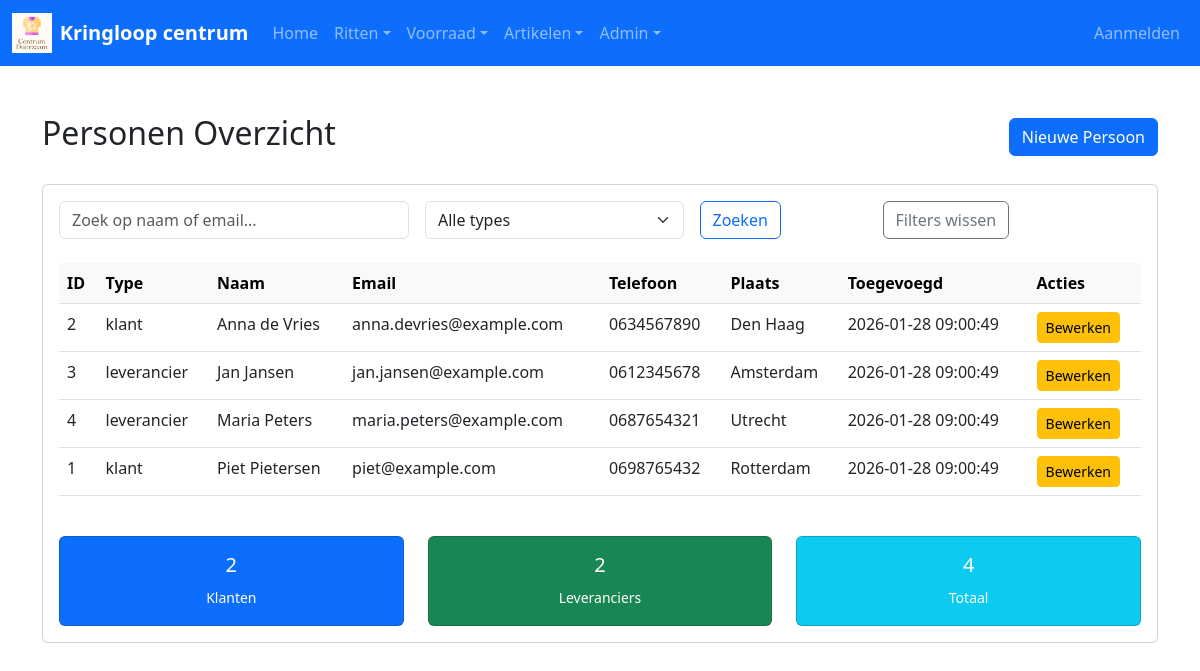
/admin/list_personen.php, run on the app's committed database.
### tables this page shows
CREATE TABLE `personen` (
  `id` int NOT NULL,
  `type` enum('klant','leverancier') NOT NULL DEFAULT 'klant',
  `voornaam` varchar(100) NOT NULL,
  `achternaam` varchar(100) NOT NULL,
  `adres` varchar(255) NOT NULL,
  `plaats` varchar(100) NOT NULL,
  `postcode` varchar(10) NOT NULL,
  `email` varchar(255) NOT NULL,
  `telefoon` varchar(20) NOT NULL,
  `geboortedatum` date DEFAULT NULL,
  `datum_ingevoerd` datetime DEFAULT CURRENT_TIMESTAMP,
  `actief` tinyint(1) DEFAULT 1
);

### admin/list_personen.php (the view, shortened to what this page needs)
<?php
require_once '../includes/db.php';
$search = $_GET['search'] ?? '';
$sql = "SELECT * FROM personen WHERE actief = 1";
$params = [];
$sql .= " ORDER BY achternaam, voornaam";
$stmt = $pdo->prepare($sql);
$stmt->execute($params);
$personen = $stmt->fetchAll(PDO::FETCH_ASSOC);
include '../includes/header.php';
?>
<div class="container my-5">
    <div class="d-flex justify-content-between align-items-center mb-4">
        <h2>Personen Overzicht</h2>
        <a href="add_persoon.php" class="btn btn-primary">Nieuwe Persoon</a>
    </div>
    <div class="card">
        <div class="card-body">
            <form method="GET" class="row g-3 mb-4">
                <div class="col-md-4">
                    <input type="text" name="search" value="<?php echo htmlspecialchars($search); ?>" class="form-control" placeholder="Zoek op naam of email...">
                </div>
                <div class="col-md-3">
                    <select name="type" class="form-select">
                        <option value="">Alle types</option>
                    </select>
                </div>
                <div class="col-md-2">
                    <button type="submit" class="btn btn-outline-primary">Zoeken</button>
                </div>
                <div class="col-md-3">
                    <a href="list_personen.php" class="btn btn-outline-secondary">Filters wissen</a>
                </div>
            </form>
            <div class="table-responsive">
                <table class="table table-hover">
                    <thead class="table-light">
                        <tr>
                            <th>ID</th>
                            <th>Type</th>
                            <th>Naam</th>
                            <th>Email</th>
                            <th>Telefoon</th>
                            <th>Plaats</th>
                            <th>Toegevoegd</th>
                            <th>Acties</th>
                        </tr>
                    </thead>
                    <tbody>
                        <?php if (empty($personen)): ?>
                            <tr>
                                <td colspan="8" class="text-center text-muted">Geen personen gevonden</td>
                            </tr>
                        <?php else: ?>
                            <?php foreach ($personen as $persoon): ?>
                                <tr>
                                    <td><?php echo $persoon['id']; ?></td>
                                    <td><?php echo $persoon['type']; ?></td>
                                    <td><?php echo $persoon['voornaam'] . ' ' . $persoon['achternaam']; ?></td>
                                    <td><?php echo $persoon['email']; ?></td>
                                    <td><?php echo $persoon['telefoon']; ?></td>
                                    <td><?php echo $persoon['plaats']; ?></td>
                                    <td><?php echo $persoon['datum_ingevoerd']; ?></td>
                                    <td>
                                        <a href="edit_persoon.php?id=<?php echo $persoon['id']; ?>" class="btn btn-sm btn-warning">Bewerken</a>
                                    </td>
                                </tr>
                            <?php endforeach; ?>
                        <?php endif; ?>
                    </tbody>
                </table>
            </div>
            <div class="row mt-4">
                <div class="col-md-4">
                    <div class="card bg-primary text-white">
                        <div class="card-body text-center">
                            <h5><?php echo count(array_filter($personen, fn($p) => $p['type'] === 'klant')); ?></h5>
                            <small>Klanten</small>
                        </div>
                    </div>
                </div>
                <div class="col-md-4">
                    <div class="card bg-success text-white">
                        <div class="card-body text-center">
                            <h5><?php echo count(array_filter($personen, fn($p) => $p['type'] === 'leverancier')); ?></h5>
                            <small>Leveranciers</small>
                        </div>
                    </div>
                </div>
                <div class="col-md-4">
                    <div class="card bg-info text-white">
                        <div class="card-body text-center">
                            <h5><?php echo count($personen); ?></h5>
                            <small>Totaal</small>
                        </div>
                    </div>
                </div>
            </div>
        </div>
    </div>
</div>
<?php
include '../includes/footer.php';
?>

### assets/css/style.css (style rules this page uses)
:root { --primary-blue: #3366CC; --hover-blue: #2952A3; }

### data on the page
personen: id "2", type "klant", voornaam "Anna", achternaam "de Vries", email "anna.devries@example.com", telefoon "0634567890", plaats "Den Haag", datum_ingevoerd "2026-01-28 09:00:49"
personen: id "3", type "leverancier", voornaam "Jan", achternaam "Jansen", email "jan.jansen@example.com", telefoon "0612345678", plaats "Amsterdam", datum_ingevoerd "2026-01-28 09:00:49"
personen: id "4", type "leverancier", voornaam "Maria", achternaam "Peters", email "maria.peters@example.com", telefoon "0687654321", plaats "Utrecht", datum_ingevoerd "2026-01-28 09:00:49"
personen: id "1", type "klant", voornaam "Piet", achternaam "Pietersen", email "piet@example.com", telefoon "0698765432", plaats "Rotterdam", datum_ingevoerd "2026-01-28 09:00:49"

### other printed values
count(array_filter($personen, fn($p) => $p['type'] === 'klant')) "2"
count(array_filter($personen, fn($p) => $p['type'] === 'leverancier')) "2"
count($personen) "4"
